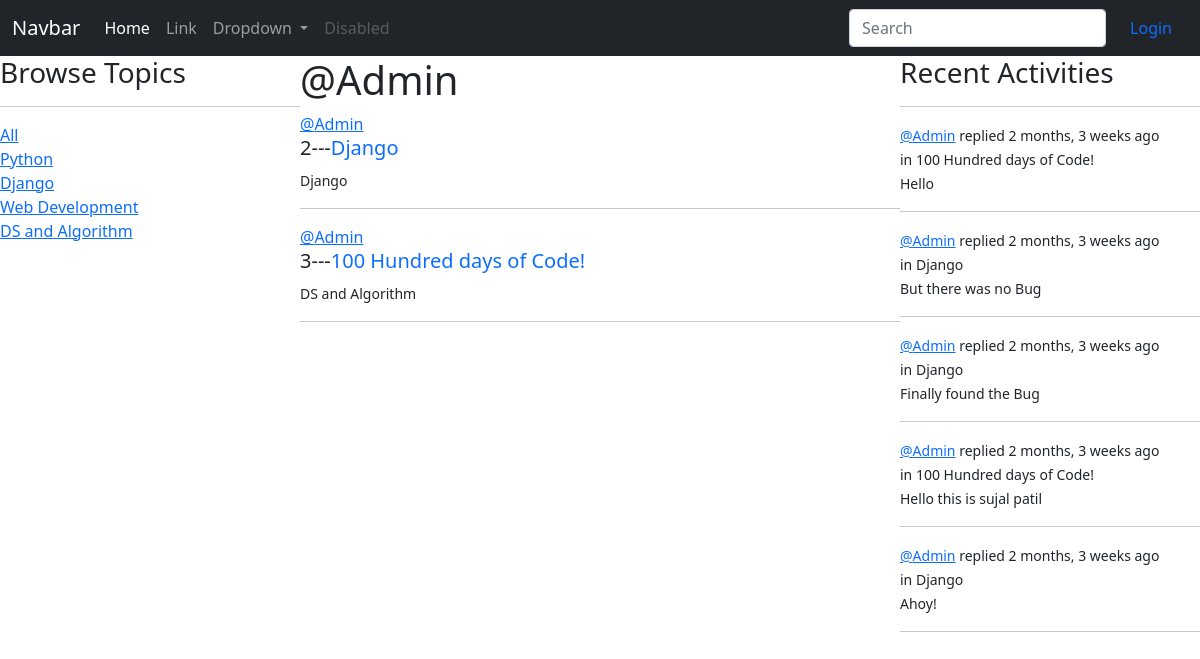
Page /profile/1/ on the committed database.
### base/models.py (models this page shows, shortened)
class Topic(models.Model):
    name = models.CharField(max_length=200)

class Room(models.Model):
    host = models.ForeignKey(User, on_delete=models.SET_NULL , null=True)
    topic = models.ForeignKey(Topic, on_delete=models.SET_NULL , null=True)
    name = models.CharField(max_length=200)
    description = models.TextField(null=True, blank=True)
    participants = models.ManyToManyField(User, related_name= 'participants', blank=True)
    created = models.DateTimeField(auto_now_add=True)
    updated = models.DateTimeField(auto_now=True)
    class Meta:
        ordering = ['-updated','-created']
    def __str__(self):
        return self.name

class Message(models.Model):
    user= models.ForeignKey(User, on_delete=models.CASCADE)
    room= models.ForeignKey(Room, on_delete=models.CASCADE)
    body = models.TextField()
    updated = models.DateTimeField(auto_now=True)
    created = models.DateTimeField(auto_now_add=True)
    class Meta:
        ordering = ['-updated','-created']
    def __str__(self):
        return self.body[0:50]

### base/views.py (the view)
# urls.py: path('profile/<str:pk>/', views.userProfile, name="user-profile"),
def userProfile(request, pk):
    user = User.objects.get(id=pk)
    rooms = user.room_set.all()
    topic = Topic.objects.all()
    room_message = user.message_set.all()
    context = { 'user' : user , 'rooms': rooms, 'topic':topic , 'room_message':room_message }
    return render(request, 'base/profile.html', context)

### base/templates/base/profile.html (shortened to what this page needs)
{% extends 'navbar.html' %}
{% block content %}
    <div class="profile-container">
        <div>
            {% include 'base/topics_component.html' %}
        </div>
        <div>
            <h1>@{{user.username}}</h1>
            {% include 'base/feed_component.html' %}
        </div>
        <div>
            {% include 'base/activity_component.html' %}
        </div>
    </div>
{% endblock content %}

### templates/navbar.html (shortened to what this page needs)
<!DOCTYPE html>
<html lang="en">
<head>
    <link href="https://cdn.jsdelivr.net/npm/bootstrap@5.1.3/dist/css/bootstrap.min.css" rel="stylesheet">
</head>
<body>
<nav class="navbar navbar-expand-lg navbar-dark bg-dark">
    <div class="container-fluid">
      <a class="navbar-brand" href="#">Navbar</a>
      <div class="collapse navbar-collapse" id="navbarSupportedContent">
        <ul class="navbar-nav me-auto mb-2 mb-lg-0">
          <li class="nav-item">
            <a class="nav-link active" aria-current="page" href="{% url 'home' %}">Home</a>
          </li>
          <li class="nav-item">
            <a class="nav-link" href="#">Link</a>
          </li>
          <li class="nav-item dropdown">
            <a class="nav-link dropdown-toggle" href="#" id="navbarDropdown" role="button" data-bs-toggle="dropdown" aria-expanded="false">
              Dropdown
            </a>
          </li>
          <li class="nav-item">
            <a class="nav-link disabled">Disabled</a>
          </li>
        </ul>
        <form class="d-flex" method="GET" action="{% url 'home' %}">
          <input name="q" class="form-control me-2" type="text" placeholder="Search" aria-label="Search">
        </form>
        {% if request.user.is_authenticated %}
        <span style="color: white;">Hello {{request.user}}</span>
        <a class="nav-link active" aria-current="page" href="{% url 'user-logout' %}">Logout</a>
        {% else %}
        <a class="nav-link active" aria-current="page" href="{% url 'user-login' %}">Login</a>
        {% endif %}
      </div>
    </div>
  </nav>
    {% block content %}
    {% endblock content %}
</body>
</html>

### base/templates/base/topics_component.html
<h3>Browse Topics</h3>
<hr>
<div>
    <a href="{% url 'home' %}">All</a>
</div>
{% for topics in topic %}
    <div>
        <a href="{% url 'home' %}?q={{topics.name}}">{{topics.name}}</a>
    </div>
{% endfor %}

### base/templates/base/feed_component.html (shortened to what this page needs)
{% for room in rooms%}
<div>
    <a href="{% url 'user-profile' room.host.id %}">@{{room.host.username}}</a>
    <h5>{{room.id}}---<a style="text-decoration: none;" href="{% url 'room' room.id%}">{{room.name}}</a></h5>
    <small>{{room.topic.name}}</small>
    <hr>
</div>
{% endfor %}

### base/templates/base/activity_component.html (shortened to what this page needs)
<h3>Recent Activities</h3>
<hr>
{% for message in room_message %}
    <div>
        <small><a href="{% url 'user-profile' message.user.id %}">@{{message.user}}</a> replied </small>
        <small>{{message.created | timesince}} ago</small>
        <br>
        <small> in {{message.room}} </small><br>
        <small>{{message}}</small>
        <hr>
    </div>
{% endfor %}

### base/templates/base/profile.html (style rules this page uses)
.profile-container { display: grid; grid-template-columns: 1fr 2fr 1fr; }

### rows in the picture
Topic: name "Python"
Topic: name "Django"
Topic: name "Web Development"
Topic: name "DS and Algorithm"
Room: host.username "Admin", id "2", name "Django", topic.name "Django"
Room: host.username "Admin", id "3", name "100 Hundred days of Code!", topic.name "DS and Algorithm"
Message: user "Admin", created "2 months, 3 weeks", room "100 Hundred days of Code!", body "Hello"
Message: user "Admin", created "2 months, 3 weeks", room "Django", body "But there was no Bug"
Message: user "Admin", created "2 months, 3 weeks", room "Django", body "Finally found the Bug"
Message: user "Admin", created "2 months, 3 weeks", room "100 Hundred days of Code!", body "Hello this is sujal patil"
Message: user "Admin", created "2 months, 3 weeks", room "Django", body "Ahoy!"

### other values in the picture
{{ user.username }} "Admin"
